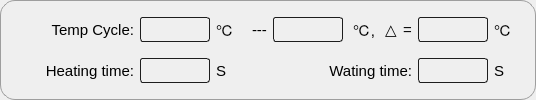
           <widget class="QGroupBox" name="groupBox_2">
            <property name="font">
             <font>
              <pointsize>11</pointsize>
             </font>
            </property>
            <property name="styleSheet">
             <string notr="true">QGroupBox{
	border:1px solid rgb(158, 158, 158);
	border-radius:15px;
}
QLineEdit{
	border:1px solid rgb(29, 29, 29);
	border-radius:3px;
	background-color: rgba(255, 255, 255, 0);
}</string>
            </property>
            <property name="title">
             <string/>
            </property>
            <layout class="QVBoxLayout" name="verticalLayout_6">
             <item>
              <layout class="QHBoxLayout" name="horizontalLayout_7">
               <item>
                <widget class="QLabel" name="label_5">
                 <property name="sizePolicy">
                  <sizepolicy hsizetype="Fixed" vsizetype="Preferred">
                   <horstretch>0</horstretch>
                   <verstretch>0</verstretch>
                  </sizepolicy>
                 </property>
                 <property name="minimumSize">
                  <size>
                   <width>122</width>
                   <height>0</height>
                  </size>
                 </property>
                 <property name="font">
                  <font>
                   <pointsize>11</pointsize>
                  </font>
                 </property>
                 <property name="text">
                  <string>Temp Cycle:</string>
                 </property>
                 <property name="alignment">
                  <set>Qt::AlignRight|Qt::AlignTrailing|Qt::AlignVCenter</set>
                 </property>
                </widget>
               </item>
               <item>
                <widget class="QLineEdit" name="lineEdit_temp_cycle_left">
                 <property name="sizePolicy">
                  <sizepolicy hsizetype="Fixed" vsizetype="Fixed">
                   <horstretch>0</horstretch>
                   <verstretch>0</verstretch>
                  </sizepolicy>
                 </property>
                 <property name="minimumSize">
                  <size>
                   <width>0</width>
                   <height>25</height>
                  </size>
                 </property>
                 <property name="maximumSize">
                  <size>
                   <width>70</width>
                   <height>16777215</height>
                  </size>
                 </property>
                 <property name="font">
                  <font>
                   <pointsize>11</pointsize>
                  </font>
                 </property>
                </widget>
               </item>
               <item>
                <widget class="QLabel" name="label_6">
                 <property name="sizePolicy">
                  <sizepolicy hsizetype="Fixed" vsizetype="Preferred">
                   <horstretch>0</horstretch>
                   <verstretch>0</verstretch>
                  </sizepolicy>
                 </property>
                 <property name="minimumSize">
                  <size>
                   <width>30</width>
                   <height>0</height>
                  </size>
                 </property>
                 <property name="font">
                  <font>
                   <pointsize>11</pointsize>
                  </font>
                 </property>
                 <property name="text">
                  <string>℃</string>
                 </property>
                </widget>
               </item>
               <item>
                <widget class="QLabel" name="label_7">
                 <property name="sizePolicy">
                  <sizepolicy hsizetype="Fixed" vsizetype="Preferred">
                   <horstretch>0</horstretch>
                   <verstretch>0</verstretch>
                  </sizepolicy>
                 </property>
                 <property name="font">
                  <font>
                   <pointsize>11</pointsize>
                  </font>
                 </property>
                 <property name="text">
                  <string>---</string>
                 </property>
                </widget>
               </item>
               <item>
                <widget class="QLineEdit" name="lineEdit_temp_cycle_center">
                 <property name="sizePolicy">
                  <sizepolicy hsizetype="Fixed" vsizetype="Fixed">
                   <horstretch>0</horstretch>
                   <verstretch>0</verstretch>
                  </sizepolicy>
                 </property>
                 <property name="minimumSize">
                  <size>
                   <width>0</width>
                   <height>25</height>
                  </size>
                 </property>
                 <property name="maximumSize">
                  <size>
                   <width>70</width>
                   <height>16777215</height>
                  </size>
                 </property>
                 <property name="font">
                  <font>
                   <pointsize>11</pointsize>
                  </font>
                 </property>
                </widget>
               </item>
               <item>
                <widget class="QLabel" name="label_8">
                 <property name="sizePolicy">
                  <sizepolicy hsizetype="Fixed" vsizetype="Preferred">
                   <horstretch>0</horstretch>
                   <verstretch>0</verstretch>
                  </sizepolicy>
                 </property>
                 <property name="minimumSize">
                  <size>
                   <width>30</width>
                   <height>0</height>
                  </size>
                 </property>
                 <property name="font">
                  <font>
                   <pointsize>11</pointsize>
                  </font>
                 </property>
                 <property name="text">
                  <string>℃,</string>
                 </property>
                 <property name="alignment">
                  <set>Qt::AlignCenter</set>
                 </property>
                </widget>
               </item>
               <item>
                <widget class="QLabel" name="label_9">
                 <property name="font">
                  <font>
                   <pointsize>11</pointsize>
                  </font>
                 </property>
                 <property name="text">
                  <string>△</string>
                 </property>
                </widget>
               </item>
               <item>
                <widget class="QLabel" name="label_10">
                 <property name="sizePolicy">
                  <sizepolicy hsizetype="Fixed" vsizetype="Preferred">
                   <horstretch>0</horstretch>
                   <verstretch>0</verstretch>
                  </sizepolicy>
                 </property>
                 <property name="font">
                  <font>
                   <pointsize>11</pointsize>
                  </font>
                 </property>
                 <property name="text">
                  <string>=</string>
                 </property>
                </widget>
               </item>
               <item>
                <widget class="QLineEdit" name="lineEdit_temp_cycle_right">
                 <property name="sizePolicy">
                  <sizepolicy hsizetype="Fixed" vsizetype="Fixed">
                   <horstretch>0</horstretch>
                   <verstretch>0</verstretch>
                  </sizepolicy>
                 </property>
                 <property name="minimumSize">
                  <size>
                   <width>0</width>
                   <height>25</height>
                  </size>
                 </property>
                 <property name="maximumSize">
                  <size>
                   <width>70</width>
                   <height>16777215</height>
                  </size>
                 </property>
                 <property name="font">
                  <font>
                   <pointsize>11</pointsize>
                  </font>
                 </property>
                </widget>
               </item>
               <item>
                <widget class="QLabel" name="label_11">
                 <property name="sizePolicy">
                  <sizepolicy hsizetype="Fixed" vsizetype="Preferred">
                   <horstretch>0</horstretch>
                   <verstretch>0</verstretch>
                  </sizepolicy>
                 </property>
                 <property name="minimumSize">
                  <size>
                   <width>30</width>
                   <height>0</height>
                  </size>
                 </property>
                 <property name="font">
                  <font>
                   <pointsize>11</pointsize>
                  </font>
                 </property>
                 <property name="text">
                  <string>℃</string>
                 </property>
                </widget>
               </item>
              </layout>
             </item>
             <item>
              <layout class="QHBoxLayout" name="horizontalLayout_8">
               <item>
                <widget class="QLabel" name="label_4">
                 <property name="sizePolicy">
                  <sizepolicy hsizetype="Fixed" vsizetype="Preferred">
                   <horstretch>0</horstretch>
                   <verstretch>0</verstretch>
                  </sizepolicy>
                 </property>
                 <property name="minimumSize">
                  <size>
                   <width>122</width>
                   <height>0</height>
                  </size>
                 </property>
                 <property name="font">
                  <font>
                   <pointsize>11</pointsize>
                  </font>
                 </property>
                 <property name="text">
                  <string>Heating time:</string>
                 </property>
                 <property name="alignment">
                  <set>Qt::AlignRight|Qt::AlignTrailing|Qt::AlignVCenter</set>
                 </property>
                </widget>
               </item>
               <item>
                <widget class="QLineEdit" name="lineEdit_field_heating_time">
                 <property name="sizePolicy">
                  <sizepolicy hsizetype="Fixed" vsizetype="Fixed">
                   <horstretch>0</horstretch>
                   <verstretch>0</verstretch>
                  </sizepolicy>
                 </property>
                 <property name="minimumSize">
                  <size>
                   <width>0</width>
                   <height>25</height>
                  </size>
                 </property>
                 <property name="maximumSize">
                  <size>
                   <width>70</width>
                   <height>16777215</height>
                  </size>
                 </property>
                 <property name="font">
                  <font>
                   <pointsize>11</pointsize>
                  </font>
                 </property>
                </widget>
               </item>
               <item>
                <widget class="QLabel" name="label_13">
                 <property name="sizePolicy">
                  <sizepolicy hsizetype="Fixed" vsizetype="Preferred">
                   <horstretch>0</horstretch>
                   <verstretch>0</verstretch>
                  </sizepolicy>
                 </property>
                 <property name="minimumSize">
                  <size>
                   <width>30</width>
                   <height>0</height>
                  </size>
                 </property>
                 <property name="font">
                  <font>
                   <pointsize>11</pointsize>
                  </font>
                 </property>
                 <property name="text">
                  <string>S</string>
                 </property>
                </widget>
               </item>
               <item>
                <widget class="QLabel" name="label_17">
                 <property name="minimumSize">
                  <size>
                   <width>110</width>
                   <height>0</height>
                  </size>
                 </property>
                 <property name="font">
                  <font>
                   <pointsize>11</pointsize>
                  </font>
                 </property>
                 <property name="text">
                  <string>Wating time:</string>
                 </property>
                 <property name="alignment">
                  <set>Qt::AlignRight|Qt::AlignTrailing|Qt::AlignVCenter</set>
                 </property>
                </widget>
               </item>
               <item>
                <widget class="QLineEdit" name="lineEdit_field_wating_time">
                 <property name="sizePolicy">
                  <sizepolicy hsizetype="Fixed" vsizetype="Fixed">
                   <horstretch>0</horstretch>
                   <verstretch>0</verstretch>
                  </sizepolicy>
                 </property>
                 <property name="minimumSize">
                  <size>
                   <width>0</width>
                   <height>25</height>
                  </size>
                 </property>
                 <property name="maximumSize">
                  <size>
                   <width>70</width>
                   <height>16777215</height>
                  </size>
                 </property>
                 <property name="font">
                  <font>
                   <pointsize>11</pointsize>
                  </font>
                 </property>
                </widget>
               </item>
               <item>
                <widget class="QLabel" name="label_18">
                 <property name="sizePolicy">
                  <sizepolicy hsizetype="Fixed" vsizetype="Preferred">
                   <horstretch>0</horstretch>
                   <verstretch>0</verstretch>
                  </sizepolicy>
                 </property>
                 <property name="minimumSize">
                  <size>
                   <width>30</width>
                   <height>0</height>
                  </size>
                 </property>
                 <property name="font">
                  <font>
                   <pointsize>11</pointsize>
                  </font>
                 </property>
                 <property name="text">
                  <string>S</string>
                 </property>
                </widget>
               </item>
              </layout>
             </item>
            </layout>
           </widget>
